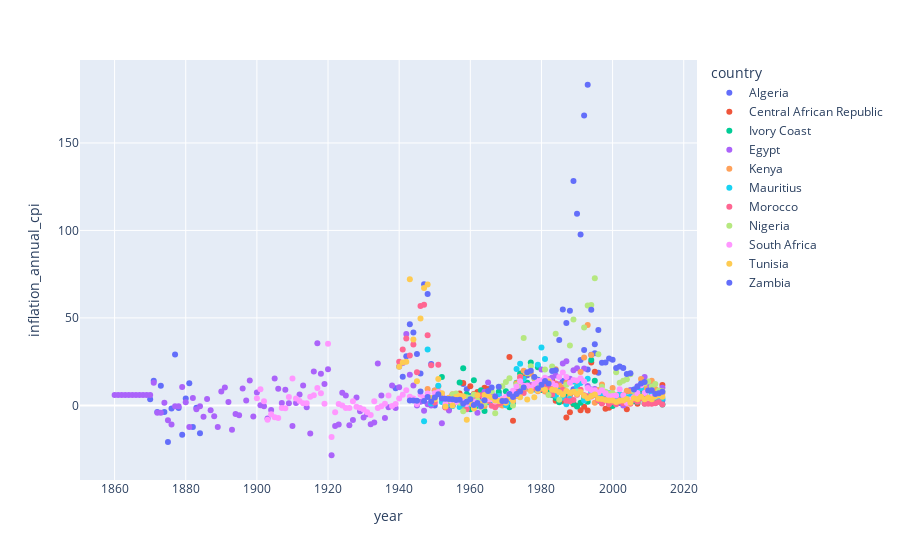

Notebook code for this chart:
### Markdown cell above
##### Inflation rate over the years (using Plotly)

### Code cell
import plotly.express as px

subset_df=df.query("country not in ['Zimbabwe','Angola']")
#Replace subset_df by df if you want to include Zim and Angola
fig=px.scatter(subset_df,x='year',y='inflation_annual_cpi',color="country") 
fig.show()
